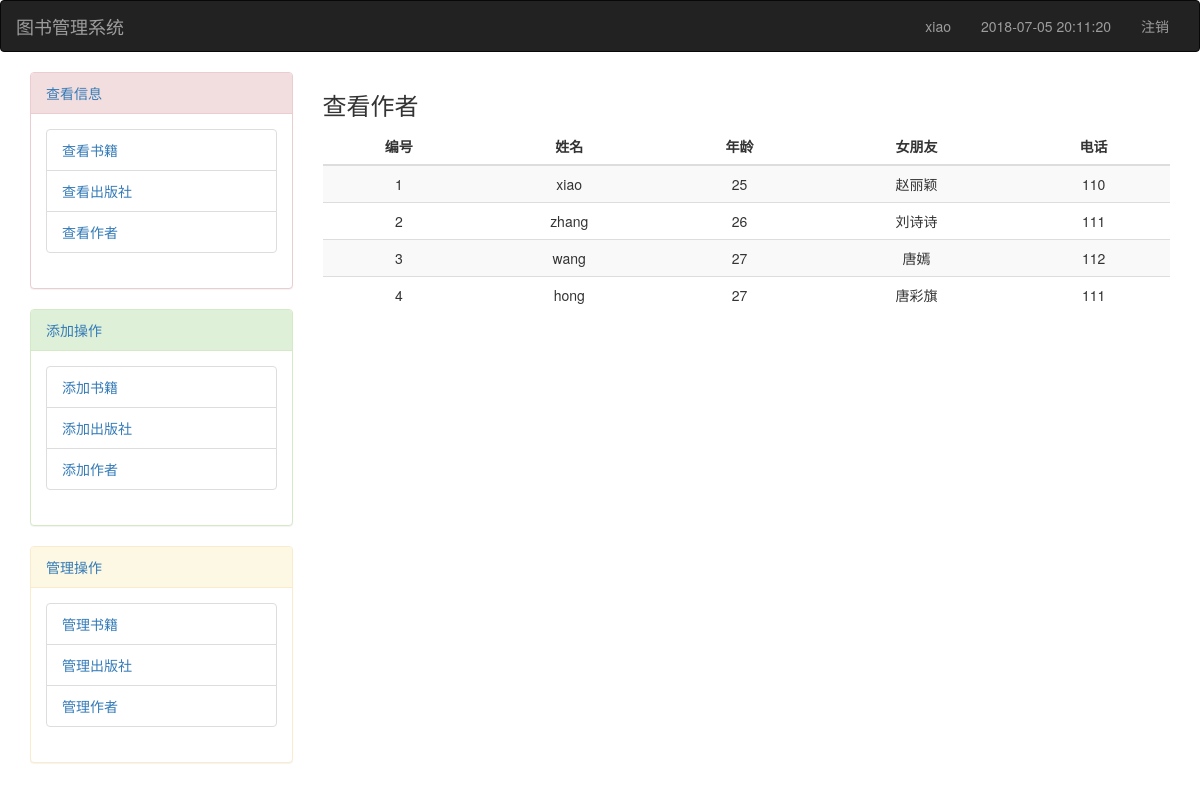
The page /books/see_author/ (signed in) on the database its author committed.
### book/models.py (models this page shows)
class Author(models.Model):
    name=models.CharField(max_length=32)
    age=models.IntegerField()
    ad=models.OneToOneField(to="AuthorDetail",to_field="id",on_delete=models.CASCADE,)

class AuthorDetail(models.Model):
    gf=models.CharField(max_length=32)
    tel=models.CharField(max_length=32)

### book/views.py (the view)
    def inner(*args,**kwargs):
        request = args[0]  # 响应请求
        if request.session.get("is_login"): #判断登录状态,如果为True
            return func(*args,**kwargs)  # 执行视图函数
        else:
            if request.is_ajax():  # 此时未登录，判断ajax请求
                return HttpResponse(json.dumps({"state":False,'url':'/login/'}))
            return render(request,"no_login.html")

### book/views.py (called while the page is built)
def required_login(func):
    def inner(*args,**kwargs):
        request = args[0]  # 响应请求
        if request.session.get("is_login"): #判断登录状态,如果为True
            return func(*args,**kwargs)  # 执行视图函数
        else:
            if request.is_ajax():  # 此时未登录，判断ajax请求
                return HttpResponse(json.dumps({"state":False,'url':'/login/'}))
            return render(request,"no_login.html")
    return inner

@required_login
def see_author(request):  # 查看作者
    ret = Author.objects.all().exists()  # 判断表是否有记录
    if ret:
        author_list = Author.objects.all()  # 查询表的所有记录
        return render(request, "see_author.html", {"author_list": author_list})
    else:
        hint = '<script>alert("没有作者，请添加作者");window.location.href="/books/add_author"</script>'
        return HttpResponse(hint)  # js跳转到添加页面

### templates/see_author.html (shortened to what this page needs)
{% extends 'base.html' %}
{% block content %}
    <h3>查看作者</h3>
    <table class="table table-hover table-striped ">
        <thead>
        <tr>
            <th>编号</th>
            <th>姓名</th>
            <th>年龄</th>
            <th>女朋友</th>
            <th>电话</th>
        </tr>
        </thead>
        <tbody>
        {% for author in author_list %}
            <tr>
                <td>{{ author.id }}</td>
                <td>{{ author.name }}</td>
                <td>{{ author.age }}</td>
                <td>{{ author.ad.gf }}</td>
                <td>{{ author.ad.tel }}</td>
            </tr>
        {% endfor %}
        </tbody>
    </table>
{% endblock content %}

### templates/base.html (shortened to what this page needs)
<!DOCTYPE html>
<html lang="en">
<head>
    <link rel="stylesheet" href="/static/css/bootstrap.min.css">
    <link rel="stylesheet" href="https://cdn.bootcss.com/awesome-bootstrap-checkbox/0.3.7/awesome-bootstrap-checkbox.css">
    <link href="http://cdn.bootcss.com/font-awesome/4.6.3/css/font-awesome.min.css" rel="stylesheet">
    <link rel="stylesheet" href="http://mishengqiang.com/sweetalert/css/sweetalert.css">
</head>
<body>
<nav class="navbar navbar-inverse">
      <div class="container-fluid">
        <div class="navbar-header">
          <a class="navbar-brand" href="#">图书管理系统</a>
        </div>
        <div id="navbar" class="navbar-collapse collapse">
          <ul class="nav navbar-nav navbar-right">
            <li><a href="#">{{ request.session.user }}</a></li>
            <li><a href="#">{{ request.session.last_time|slice:":19" }}</a></li>
            <li><a href="/logout/">注销</a></li>
          </ul>
        </div>
      </div>
    </nav>
<div class="container">
    <div class="row">
        <div class="col-md-3">
            <div class="panel panel-danger">
                <div class="panel-heading"><a href="javascript:void(0)">查看信息</a></div>
                <div class="panel-body">
                    <ul class="list-group">
                        <li class="list-group-item">
                            <a href="/books/">查看书籍</a>
                        </li>
                        <li class="list-group-item">
                            <a href="/books/see_publish/">查看出版社</a>
                        </li>
                        <li class="list-group-item">
                            <a href="/books/see_author/">查看作者</a>
                        </li>
                    </ul>
                </div>
            </div>
            <div class="panel panel-success">
                <div class="panel-heading"><a href="javascript:void(0)">添加操作</a></div>
                <div class="panel-body">
                    <ul class="list-group">
                        <li class="list-group-item">
                            <a href="/books/add_book/">添加书籍</a>
                        </li>
                        <li class="list-group-item">
                            <a href="/books/add_publish/">添加出版社</a>
                        </li>
                        <li class="list-group-item">
                            <a href="/books/add_author/">添加作者</a>
                        </li>
                    </ul>
                </div>
            </div>
            <div class="panel panel-warning">
                <div class="panel-heading"><a href="javascript:void(0)">管理操作</a></div>
                <div class="panel-body">
                    <ul class="list-group">
                        <li class="list-group-item">
                            <a href="/books/manage_book/">管理书籍</a>
                        </li>
                        <li class="list-group-item">
                            <a href="/books/manage_publish/">管理出版社</a>
                        </li>
                        <li class="list-group-item">
                            <a href="/books/manage_author/">管理作者</a>
                        </li>
                    </ul>
                </div>
            </div>
        </div>
        <div class="col-md-9">
            {% block content %}
            {% endblock %}
        </div>
    </div>
</div>
</body>
</html>

### templates/base.html (style rules this page uses)
* { margin: 0; padding: 0; }
.container { margin-top: 20px; }
.table th, .table td { text-align: center; vertical-align: middle !important; }

### rows shown on the page
Author: session.user "xiao", id "1", name "xiao", age "25", ad.gf "赵丽颖", ad.tel "110"
Author: id "2", name "zhang", age "26", ad.gf "刘诗诗", ad.tel "111"
Author: id "3", name "wang", age "27", ad.gf "唐嫣", ad.tel "112"
Author: id "4", name "hong", age "27", ad.gf "唐彩旗", ad.tel "111"

### other values the page prints
{{ request.session.last_time|slice:":19" }} "2018-07-05 20:11:20"
